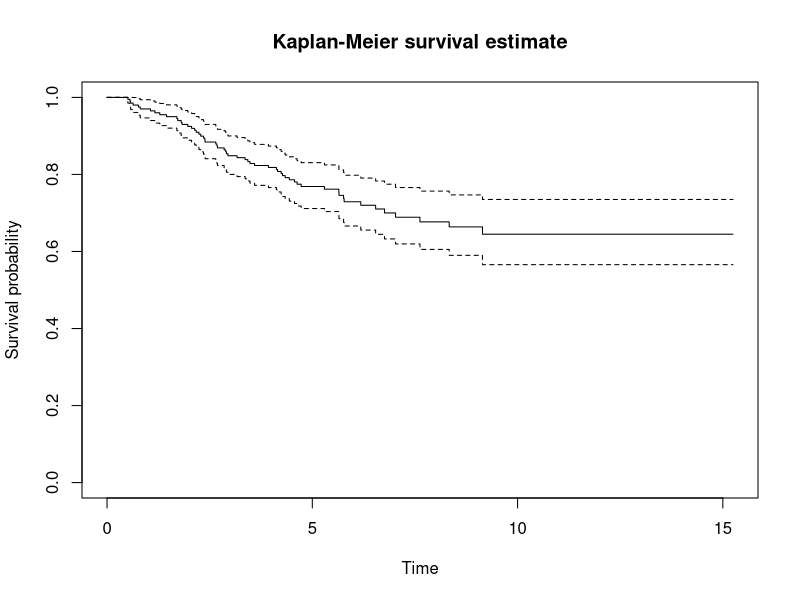
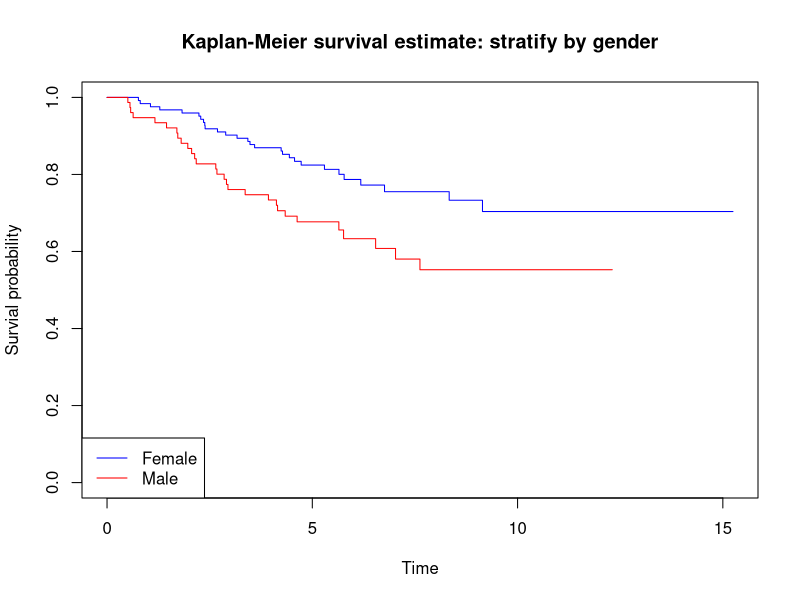

These charts were generated, in order, by the following R code: (Note: this script raises an error after producing the figures.)
# survival analysis 
# first install and load package 
# install.packages("survival")
library(survival)


# ex 1: melanoma ----
# effect on survival on the patient's gender and tumor thickness

melanoma <- read.csv('./lab/data/melanoma.csv')
head(melanoma)

colnames(melanoma)
melanoma[1,]

# a)  -----
# event of interest: death from disease

# variables: 
# status: 1 = death from disease, 2 = censored, 4 = death form other causes
# lifetime: years from operation
# tumor_thickness: 1/100mm
# age
# gender: f = 1, m = 2


# code status == 1 (death) or else 0
# you can also use 'factor' function
death <- ifelse(melanoma$status == 1, 1, 0)

# death <- factor(melanoma$status, 
#                 levels = c('1', '0'),
#                 labels = c('Death from melanoma', 'Death from others'))

# check if it is correct
table(death)
table(melanoma$status)
lifetime <- melanoma$lifetime


# b) ----
# make a Kaplan-Meier plot 
# fit a survival function with lifetime and death data

km_fit <- survfit(Surv(lifetime, death) ~ 1)
plot(km_fit)

# add title and text
title(main = 'Kaplan-Meier survival estimate', 
      xlab = 'Time', 
      ylab = 'Survival probability')


# time 1, 2, 5
tme <- c(1, 2, 5)
summary(km_fit, times = tme)



# c) ----
# compare survival according to gender
# gender == 1: female; gender == 2: male
gender <- melanoma$gender


km_fit_gender <- survfit(Surv(lifetime, death) ~ gender)
plot(km_fit_gender, col = c('blue', 'red'))
title(main = 'Kaplan-Meier survival estimate: stratify by gender', 
      xlab = 'Time', 
      ylab = 'Survial probability')

# add legend
legend( 'bottomleft', 
       legend = c('Female', 'Male'), 
       lty = c('solid', 'solid'), 
       col = c('blue','red'))


# test difference with logrank test 
survdiff(Surv(lifetime, death) ~ gender)


# d) ----
# tumor thickness
# check the original data type 
melanoma$grouped_tumor_thickness

grouped_tumor_thickness <- factor(melanoma$grouped_tumor_thickness, 
                           levels = c('1','2', '3'),
                           labels = c('0-2 mm', '2-5 mm', '5+ mm'))

# check if it is coded correctly 
table(grouped_tumor_thickness)
table(melanoma$grouped_tumor_thickness)
# looks ok 


km_fit_tumor <- survfit(Surv(lifetime, death) ~ grouped_tumor_thickness)
plot(km_fit_tumor, col = c('blue', 'red', 'forestgreen'))

title(main = 'Kaplan-Meier survival estimate: stratify by tumor thickness', 
      xlab = 'Time', 
      ylab = 'Survial probability')

# add legend
legend( 'bottomleft', 
        legend = c('0-2 mm', '2-5 mm', '5+ mm'), 
        lty = c('solid', 'solid', 'solid'), 
        col = c('blue','red', 'forestgreen'))


# test difference with logrank test 
survdiff(Surv(lifetime, death) ~ grouped_tumor_thickness)



# ex3: length of hospital stay ----

liggetid <- read.csv('./lab/data/liggetid.csv')
head(liggetid)

# all status are 1 
status <- liggetid$status

# a) ----
# length of stay (los) vs gender
los <- liggetid$liggetid
los

# can choose to recode; or leave as it is;
# gender == 0: female; gender == 1: male
gender <- liggetid$kjoenn
gender

# fit km 
km_liggetid_gender <- survfit(Surv(los, status) ~ gender)

plot(km_liggetid_gender, col = c('blue', 'red'))

title(main = 'Kaplan-Meier survival estimate: stratify by gender', 
      xlab = 'Time', 
      ylab = 'Survial probability')

# add legend
legend( 'topright', 
        legend = c('Female', 'Male'), 
        lty = c('solid', 'solid'), 
        col = c('blue','red'))



# log rank test 
survdiff(Surv(los, status) ~ gender)


# b) ----
# length of stay vs stroke
# slag == 1: yes, slag == 2: no
stroke <- liggetid$slag

# fit km 
km_liggetid_stroke <- survfit(Surv(los, status) ~ stroke)

plot(km_liggetid_stroke, col = c('blue', 'red'))

title(main = 'Kaplan-Meier survival estimate: stratify by stroke', 
      xlab = 'Time', 
      ylab = 'Survial probability')

# add legend
legend( 'topright', 
        legend = c('Stroke: yes', 'Stroke: no'), 
        lty = c('solid', 'solid'), 
        col = c('blue','red'))


# log rank test
survdiff(Surv(los, status) ~ stroke)







